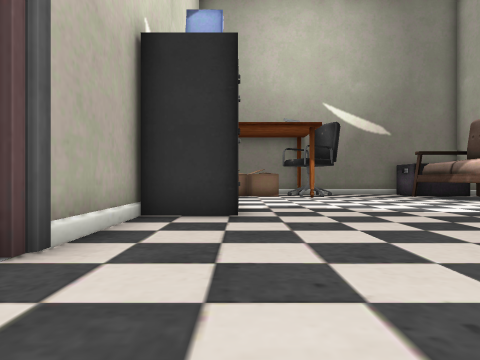
View 1 (above)

16 first-person views from a walk through a 3-D level made in the Unity game engine. The camera is 0.31 m above the floor, looks level and sees 70° across. The floor is counted in squares, 0.5 m on a side. Each view is taken from the middle of a square. On the plan, view 1 faces up. The plan holds only what a view shows up to about 10 squares ahead; the rest is blank. The place goes on beyond the plan. The player character is not drawn. Door leaves are left out, so doorways stand open. Some surface patterns are stand-ins.

View 2
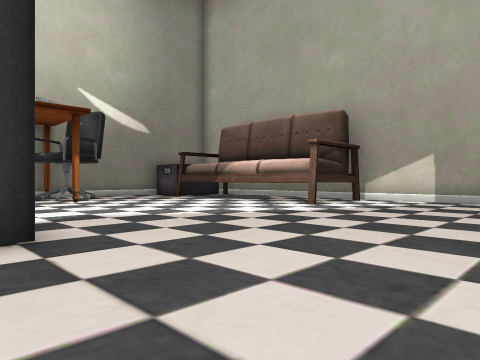

View 3
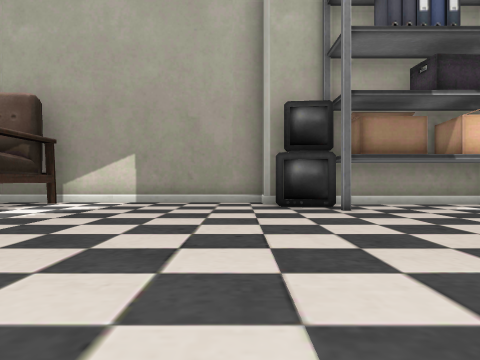

View 4
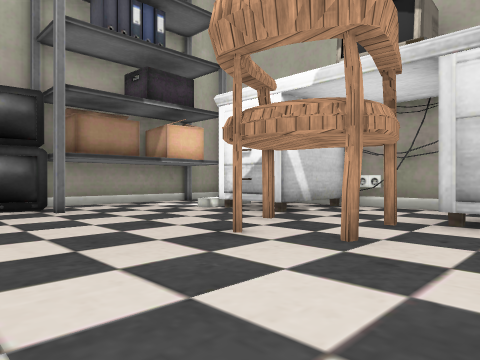

View 5
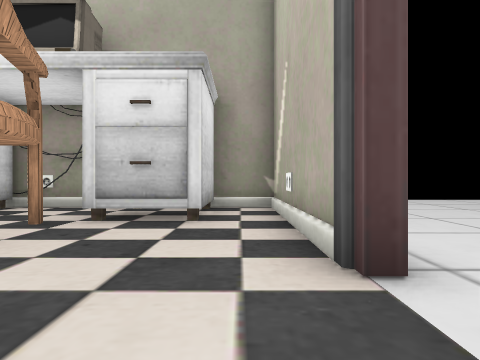

View 6
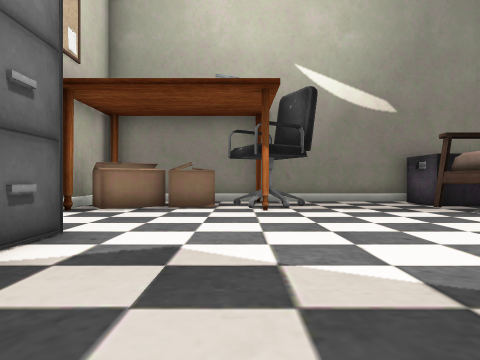

View 7
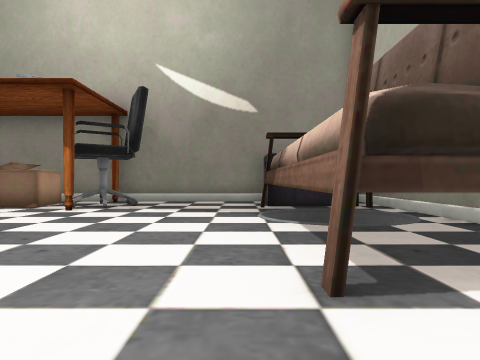

View 8
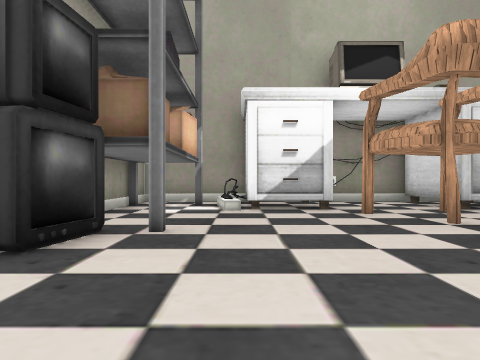

View 9
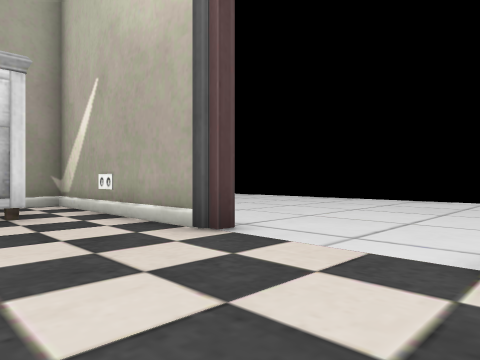

View 10
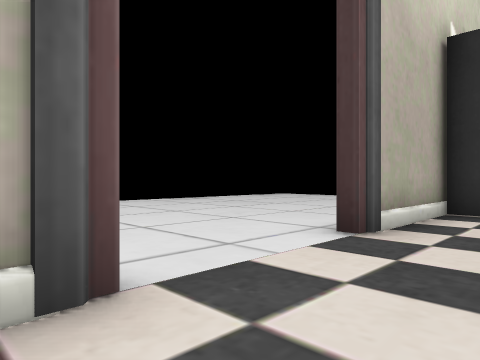

View 11
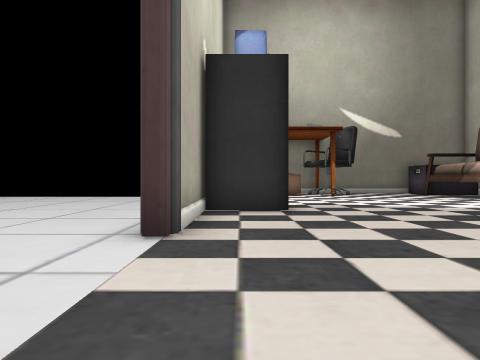

View 12
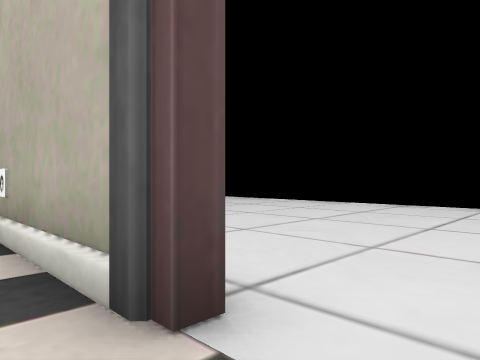

View 13
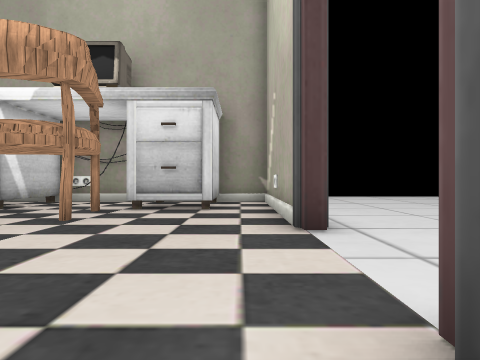

View 14
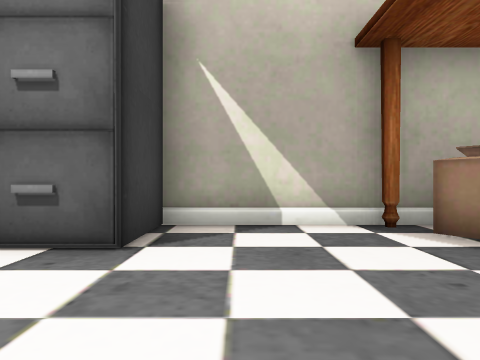

View 15
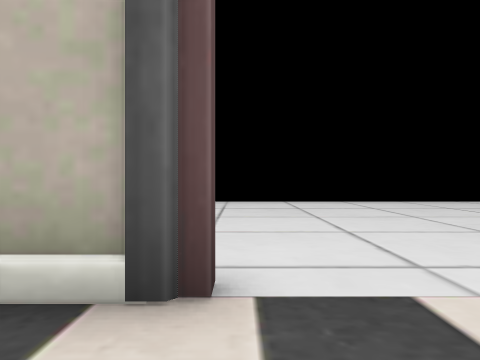

View 16
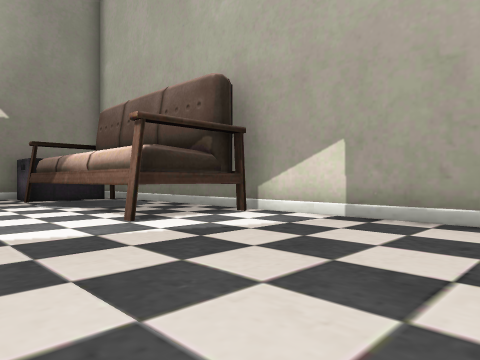

### Floor plan
Points are (right, up) in squares from view 1. A wall is a line through its corners. A room is listed if a view was taken in it or the views show most of it. See-through windows are left out.
Room 1 (views 1, 2, 3, 4, 5, 6, 7, 8, 9, 10, 11, 12, 13, 14, 15, 16)
walls: (-1.8, 6.8) (-1.8, 2.6); (7.6, -0.2) (7.9, 1.3); (-1.8, -0.1) (-1.8, -5.8) (8.7, -5.8) (8.7, -0.4); (8.7, 1) (8.7, 1.4) (9.4, 1.4) (9.4, 8.6); (0.3, 13) (-0.9, 12.2); (6.7, 13.1) (6.7, 14.8) (-0.4, 14.8); (1.3, 14.2) (1.4, 12.7) (0.3, 12.6); (-1.8, 13.9) (-1.8, 8.9)
ways out: open door at (-2, 1)
objects: cabinet (-1, 6) to (0, 7); cabinet (-1, 8) to (0, 9); desk (0, -5) to (1, -3); chair (2, -3); chair (2, -2) to (4, -1); chair (2, 13) to (3, 14); table (3, 12); desk (4, -5) to (5, -3); other object (7, 7) to (9, 13)

Where each view was taken, in squares from view 1:
view 1: 0 up, 0 right, facing up
view 2: 2 up, 1 left, facing up-right
view 3: 2 up, 0 right, facing right
view 4: 2 up, 0 right, facing down-right
view 5: 2 up, 1 left, facing down
view 6: 5 up, 2 right, facing up
view 7: 5 up, 6 right, facing up
view 8: 4 up, 6 right, facing down
view 9: 3 up, 1 right, facing down-left
view 10: 1 down, 0 right, facing up-left
view 11: 1 down, 1 left, facing up
view 12: 1 up, 1 left, facing down-left
view 13: 4 up, 1 left, facing down
view 14: 10 up, 3 right, facing left
view 15: 0 up, 0 right, facing left
view 16: 2 up, 4 right, facing up-right
